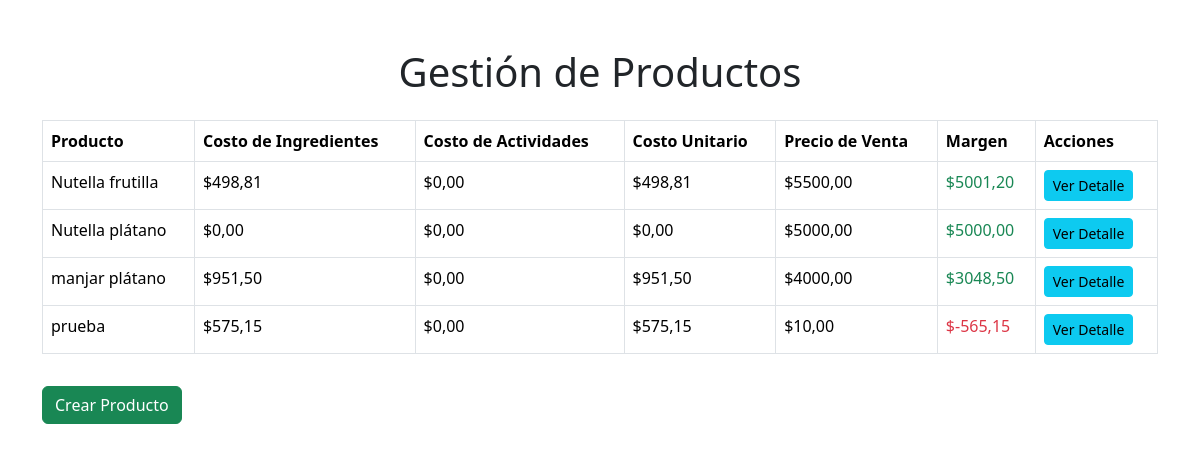
Screenshot of /gestion/productos/ (signed in) with the database file from the repository.
### myapp/models.py (models this page shows, shortened)
class Producto(models.Model):
    idProducto = models.AutoField(primary_key=True)
    nombre = models.CharField(max_length=50, unique=True)
    descripcion = models.CharField(max_length=450, blank=True, null=True)
    precio = models.DecimalField(max_digits=10, decimal_places=2)  # Precio de venta al público
    disponible = models.BooleanField(default=True)  # Indica si está disponible para la venta
    imgProducto = models.ImageField(upload_to="img", blank=True, null=True)  # Imagen opcional del producto
    def calcular_costo_unitario(self):
        try:
            return self.costo_ingredientes() + self.costo_actividades()
        except Exception as e:
            print(f"Error calculando el costo unitario: {e}")
            return 0
    def margen_beneficio(self):
        return self.precio - self.calcular_costo_unitario()
    def costo_ingredientes(self):
        ingredientes = ProductoIngrediente.objects.filter(producto=self)
        return sum(i.cantidad_requerida * i.ingrediente.costo_por_unidad for i in ingredientes) or 0
    def costo_actividades(self):
        actividades = ProductoActividad.objects.filter(producto=self)
        return sum(a.costo_actividad() for a in actividades) or 0

class ProductoIngrediente(models.Model):
    producto = models.ForeignKey(Producto, on_delete=models.CASCADE)
    ingrediente = models.ForeignKey(Ingrediente, on_delete=models.CASCADE)
    cantidad_requerida = models.DecimalField(max_digits=10, decimal_places=2)  # Cantidad necesaria por unidad
    class Meta:
        constraints = [
            UniqueConstraint(fields=['producto', 'ingrediente'], name='unique_producto_ingrediente')
        ]

class Ingrediente(models.Model):
    CATEGORIAS = [
        ('base', 'Base'),          # Ingredientes básicos, como harina o leche.
        ('adicional', 'Adicional')  # Ingredientes adicionales, como frutas o toppings.
    ]
    nombre = models.CharField(max_length=50, unique=True)  # Nombre único del ingrediente.
    unidad_medida = models.CharField(                     # Unidad en la que se mide.
        max_length=20,
        choices=[
            ('kg', 'Kilogramo'),
            ('litro', 'Litro'),
            ('unidad', 'Unidad'),
        ],
        default='unidad'
    )
    costo_por_unidad = models.DecimalField(               # Costo promedio ponderado del ingrediente.
        max_digits=10,
        decimal_places=2,
        default=0.0,
        editable=False  # No se modifica directamente por el usuario.
    )
    stock_actual = models.DecimalField(                   # Cantidad actual en stock.
        max_digits=10,
        decimal_places=2,
        default=0.0
    )
    categoria = models.CharField(                         # Clasificación del ingrediente.
        max_length=20,
        choices=CATEGORIAS,
        default='adicional'
    )

### myapp/views.py (the view)
# urls.py: path('gestion/productos/', views.gestion_productos, name='gestion_productos'),
@login_required
def gestion_productos(request):
    productos = Producto.objects.all()
    return render(request, 'gestion_productos.html', {'productos': productos})

### myapp/templates/gestion_productos.html (shortened to what this page needs)
<!DOCTYPE html>
<html lang="es">
<head>
    <link rel="stylesheet" href="https://cdn.jsdelivr.net/npm/bootstrap@5.3.3/dist/css/bootstrap.min.css">
</head>
<body>
    <div class="container mt-5">
        <h1 class="text-center mb-4">Gestión de Productos</h1>
        <table class="table table-bordered">
            <thead>
                <tr>
                    <th>Producto</th>
                    <th>Costo de Ingredientes</th>
                    <th>Costo de Actividades</th>
                    <th>Costo Unitario</th>
                    <th>Precio de Venta</th>
                    <th>Margen</th>
                    <th>Acciones</th>
                </tr>
            </thead>
            <tbody>
                {% for producto in productos %}
                <tr>
                    <td>{{ producto.nombre }}</td>
                    <td>${{ producto.costo_ingredientes|floatformat:2 }}</td>
                    <td>${{ producto.costo_actividades|floatformat:2 }}</td>
                    <td>${{ producto.calcular_costo_unitario|floatformat:2 }}</td>
                    <td>${{ producto.precio|floatformat:2 }}</td>
                    <td>
                        {% if producto.margen_beneficio > 0 %}
                        <span class="text-success">${{ producto.margen_beneficio|floatformat:2 }}</span>
                        {% else %}
                        <span class="text-danger">${{ producto.margen_beneficio|floatformat:2 }}</span>
                        {% endif %}
                    </td>
                    <td>
                        <a href="{% url 'detalle_producto' producto.idProducto %}" class="btn btn-info btn-sm">Ver Detalle</a>
                    </td>
                </tr>
                {% endfor %}
            </tbody>
        </table>
        <a href="{% url 'crear_producto' %}" class="btn btn-success mt-3">Crear Producto</a>
    </div>
</body>
</html>

### rows the page displays
Producto: nombre "Nutella frutilla", costo_ingredientes "498,81", costo_actividades "0,00", calcular_costo_unitario "498,81", precio "5500,00", margen_beneficio "5001,20"
Producto: nombre "Nutella plátano", costo_ingredientes "0,00", costo_actividades "0,00", calcular_costo_unitario "0,00", precio "5000,00", margen_beneficio "5000,00"
Producto: nombre "manjar plátano", costo_ingredientes "951,50", costo_actividades "0,00", calcular_costo_unitario "951,50", precio "4000,00", margen_beneficio "3048,50"
Producto: nombre "prueba", costo_ingredientes "575,15", costo_actividades "0,00", calcular_costo_unitario "575,15", precio "10,00", margen_beneficio "-565,15"
